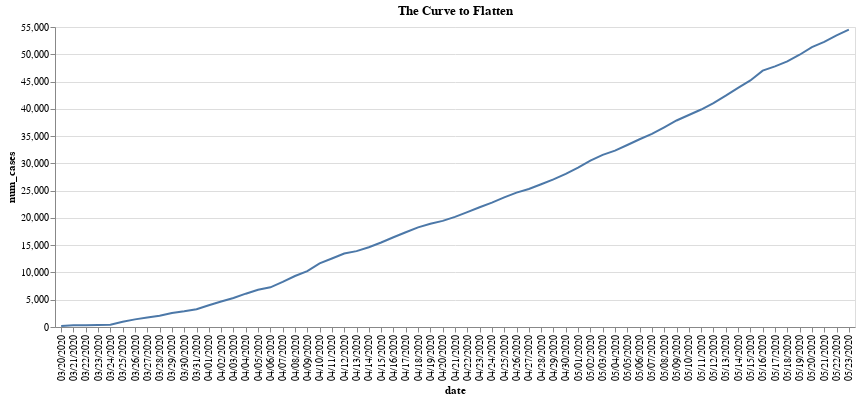

The notebook cell saved with this chart:
### Markdown cell above
5/15/20: There is a hump around 5-3-20, previously on 4-9.  When will the next hump occur, and is there a pattern to the distance between humps?

### Code cell
# Everybody loves a good chart.  This one should become more useful over time.

import altair as alt

totals = pd.DataFrame({'num_cases' : df_num_cases.astype({'num_cases': 'int'}).groupby("date")["num_cases"].sum()}).reset_index()

alt.Chart(totals, title="The Curve to Flatten").mark_line().encode(
    x='date:O',
    y='num_cases:Q'
).properties(
  width=800
).interactive(bind_y=False)

### Figure 1 — Vega-Lite specification as saved in the notebook (floating-point values rounded to 4 significant figures)
{"config": {"view": {"continuousWidth": 400, "continuousHeight": 300}}, "data": {"name": "data-eb82d8d337f34913671ffa867dbe85b2"}, "mark": "line", "encoding": {"x": {"type": "ordinal", "field": "date"}, "y": {"type": "quantitative", "field": "num_cases"}}, "selection": {"selector004": {"type": "interval", "bind": "scales", "encodings": ["x"]}}, "title": "The Curve to Flatten", "width": 800, "$schema": "https://vega.github.io/schema/vega-lite/v4.0.2.json", "datasets": {"data-eb82d8d337f34913671ffa867dbe85b2": [{"date": "03/20/2020", "num_cases": 194}, {"date": "03/21/2020", "num_cases": 304}, {"date": "03/22/2020", "num_cases": 334}, {"date": "03/23/2020", "num_cases": 352}, {"date": "03/24/2020", "num_cases": 410}, {"date": "03/25/2020", "num_cases": 974}, {"date": "03/26/2020", "num_cases": 1396}, {"date": "03/27/2020", "num_cases": 1731}, {"date": "03/28/2020", "num_cases": 2052}, {"date": "03/29/2020", "num_cases": 2552}, {"date": "03/30/2020", "num_cases": 2877}, {"date": "03/31/2020", "num_cases": 3266}, {"date": "04/01/2020", "num_cases": 3997}, {"date": "04/02/2020", "num_cases": 4669}, {"date": "04/03/2020", "num_cases": 5330}, {"date": "04/04/2020", "num_cases": 6110}, {"date": "04/05/2020", "num_cases": 6812}, {"date": "04/06/2020", "num_cases": 7276}, {"date": "04/07/2020", "num_cases": 8262}, {"date": "04/08/2020", "num_cases": 9353}, {"date": "04/09/2020", "num_cases": 10230}, {"date": "04/10/2020", "num_cases": 11671}, {"date": "04/11/2020", "num_cases": 12561}, {"date": "04/12/2020", "num_cases": 13484}, {"date": "04/13/2020", "num_cases": 13906}, {"date": "04/14/2020", "num_cases": 14624}, {"date": "04/15/2020", "num_cases": 15492}, {"date": "04/16/2020", "num_cases": 16455}, {"date": "04/17/2020", "num_cases": 17371}, {"date": "04/18/2020", "num_cases": 18260}, {"date": "04/19/2020", "num_cases": 18923}, {"date": "04/20/2020", "num_cases": 19458}, {"date": "04/21/2020", "num_cases": 20196}, {"date": "04/22/2020", "num_cases": 21069}, {"date": "04/23/2020", "num_cases": 21944}, {"date": "04/24/2020", "num_cases": 22806}, {"date": "04/25/2020", "num_cases": 23773}, {"date": "04/26/2020", "num_cases": 24631}, {"date": "04/27/2020", "num_cases": 25297}, {"date": "04/28/2020", "num_cases": 26171}, {"date": "04/29/2020", "num_cases": 27054}, {"date": "04/30/2020", "num_cases": 28087}, {"date": "05/01/2020", "num_cases": 29229}, {"date": "05/02/2020", "num_cases": 30522}, {"date": "05/03/2020", "num_cases": 31548}, {"date": "05/04/2020", "num_cases": 32332}, {"date": "05/05/2020", "num_cases": 33369}, {"date": "05/06/2020", "num_cases": 34422}, {"date": "05/07/2020", "num_cases": 35390}, {"date": "05/08/2020", "num_cases": 36609}, {"date": "05/09/2020", "num_cases": 37860}, {"date": "05/10/2020", "num_cases": 38869}, {"date": "05/11/2020", "num_cases": 39869}, {"date": "05/12/2020", "num_cases": 41048}, {"date": "05/13/2020", "num_cases": 42403}, {"date": "05/14/2020", "num_cases": 43851}, {"date": "05/15/2020", "num_cases": 45198}, {"date": "05/16/2020", "num_cases": 46999}, {"date": "05/17/2020", "num_cases": 47784}, {"date": "05/18/2020", "num_cases": 48693}, {"date": "05/19/2020", "num_cases": 49912}, {"date": "05/20/2020", "num_cases": 51323}, {"date": "05/21/2020", "num_cases": 52268}, {"date": "05/22/2020", "num_cases": 53449}, {"date": "05/23/2020", "num_cases": 54509}]}}
